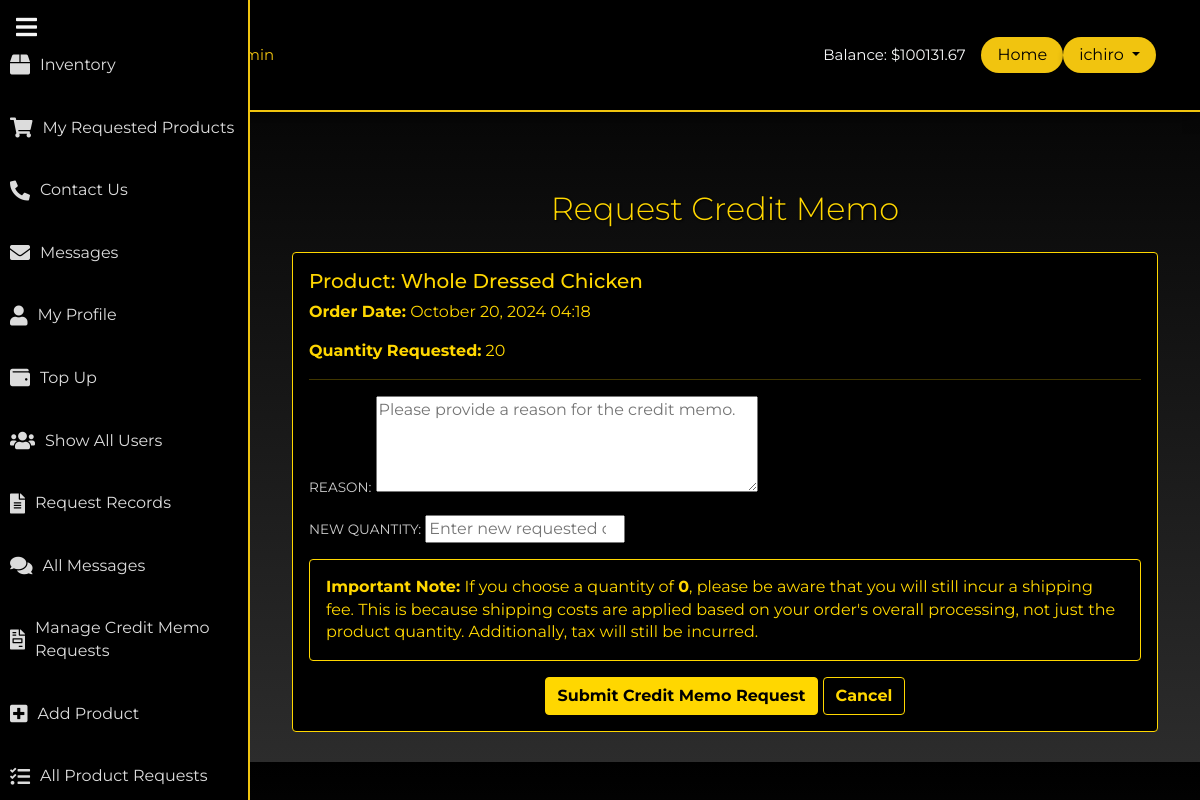
The app's page /checkout/request-credit-memo/90/ (signed in) with its own data.
### myapp/models.py (models this page shows, shortened)
class UserProfile(models.Model):
    user = models.OneToOneField(User, on_delete=models.CASCADE)
    company_name = models.CharField(max_length=255)
    full_name = models.CharField(max_length=255)
    mobile_number = models.CharField(max_length=15)
    business_title = models.CharField(max_length=255)
    balance = models.DecimalField(max_digits=10, decimal_places=2, default=0.00)

### requested_inventory/models.py (models this page shows, shortened)
class ProductRequest(models.Model):
    STATUS_CHOICES = [
        ('pending', 'Pending'),
        ('approved', 'Approved'),
        ('declined', 'Declined'),
        ('paid', 'Paid'),  # Add the 'paid' status here
    ]
    user = models.ForeignKey(User, on_delete=models.CASCADE)
    product = models.ForeignKey(Product, on_delete=models.CASCADE)  # Use the defined Product model
    quantity_requested = models.IntegerField()
    status = models.CharField(max_length=10, choices=STATUS_CHOICES, default='pending')
    created_at = models.DateTimeField(auto_now_add=True)

class Product(models.Model):
    name = models.CharField(max_length=255)
    sku = models.CharField(max_length=100, unique=True)
    description = models.TextField(blank=True, null=True)
    price = models.DecimalField(max_digits=10, decimal_places=2)
    quantity = models.IntegerField(default=0)  # Track available stock
    image = models.ImageField(upload_to='media/product_images/', blank=True, null=True)  # Updated path for image

### checkout/views.py (the view)
# urls.py: path('request-credit-memo/<int:request_id>/', views.request_credit_memo, name='request_credit_memo'),
@login_required
def request_credit_memo(request, request_id):
    product_request = get_object_or_404(ProductRequest, id=request_id)
    if request.method == 'POST':
        form = CreditMemoRequestForm(request.POST)
        if form.is_valid():
            credit_memo_request = form.save(commit=False)
            credit_memo_request.product_request = product_request
            credit_memo_request.requested_by = request.user
            credit_memo_request.save()
            messages.success(request, 'Your credit memo request has been submitted and is pending approval.')
            return redirect('receipt', product_request_id=request_id)
    else:
        form = CreditMemoRequestForm()
    return render(request, 'inventory/request_credit_memo.html', {
        'form': form,
        'product_request': product_request
    })

### checkout/forms.py
class CreditMemoRequestForm(forms.ModelForm):
    class Meta:
        model = CreditMemoRequest
        fields = ['reason', 'new_quantity']
        widgets = {
            'reason': forms.Textarea(attrs={'rows': 4, 'placeholder': 'Please provide a reason for the credit memo.'}),
            'new_quantity': forms.NumberInput(attrs={'placeholder': 'Enter new requested quantity'}),
        }

### templates/inventory/request_credit_memo.html (shortened to what this page needs)
{% extends 'users/base.html' %}
{% block content %}
<div class="container mt-5" style="color: gold;">
    <h2 class="text-center mb-4" style="color: gold; text-shadow: 1px 1px 2px black;">Request Credit Memo</h2>
    <div class="card" style="background-color: black; border: 1px solid gold;">
        <div class="card-body">
            <h5 class="card-title" style="color: gold;">Product: {{ product_request.product.name }}</h5>
            <p class="card-text"><strong>Order Date:</strong> {{ product_request.created_at|date:"F d, Y H:i" }}</p>
            <p class="card-text"><strong>Quantity Requested:</strong> {{ product_request.quantity_requested }}</p>
            <hr style="border-color: gold;">
            <form method="post" style="color: gold;">
                <div class="mb-3">
                    {{ form.as_p }}
                </div>
                <div class="alert alert-warning" role="alert" style="background-color: black; color: gold; border: 1px solid gold;">
                    <strong>Important Note:</strong> If you choose a quantity of <strong>0</strong>, please be aware that you will still incur a shipping fee. This is because shipping costs are applied based on your order's overall processing, not just the product quantity. Additionally, tax will still be incurred.
                </div>
                <div class="text-center mt-3">
                    <button type="submit" class="btn"
                            style="background-color: gold; color: black; font-weight: bold; border: 1px solid gold;">
                        Submit Credit Memo Request
                    </button>
                    <a href="{% url 'receipt' product_request.id %}" class="btn"
                       style="background-color: black; color: gold; font-weight: bold; border: 1px solid gold;">
                        Cancel
                    </a>
                </div>
            </form>
        </div>
    </div>
</div>
{% endblock %}

### templates/users/base.html (shortened to what this page needs)
<!doctype html>
{% load static %}
<html lang="en">
<head>
    <link href="https://cdn.jsdelivr.net/npm/bootstrap@5.0.0-beta3/dist/css/bootstrap.min.css" rel="stylesheet">
    <link rel="stylesheet" href="{% static 'users/css/main.css' %}" type="text/css">
    <link rel="stylesheet" href="https://cdnjs.cloudflare.com/ajax/libs/font-awesome/5.15.4/css/all.min.css">
</head>
<body>
<nav class="navbar navbar-expand-lg" id="main-navbar">
    <div class="container">
        <a class="navbar-brand" href="{% url 'home' %}">
        </a>
        <div class="collapse navbar-collapse" id="navbarNavAltMarkup">
            <div class="navbar-nav">
                {% if user.is_superuser %}
                    <a class="nav-link active" href="#">Homepage Admin</a>
                {% else %}
                    <a class="nav-link active" href="#">Homepage</a>
                {% endif %}
            </div>
            <div class="d-flex align-items-center ms-auto" id="authstyle">
                {% if user.is_authenticated %}
                    {% with user_profile=user.userprofile %}
                        <span class="text-light me-3">Balance: ${{ user_profile.balance }}</span>
                    {% endwith %}
<a href="{% url 'homepage' %}" class="btn" style="background-color: #f1c40f; color: #000000; border-radius: 30px; padding: 5px 15px; box-shadow: 0 4px 6px rgba(0, 0, 0, 0.2);">Home</a>
<div class="dropdown">
    <button class="btn dropdown-toggle" type="button" id="dropdownMenuButton" data-bs-toggle="dropdown" aria-expanded="false" style="background-color: #f1c40f; color: #000000; border-radius: 30px; padding: 5px 15px; box-shadow: 0 4px 6px rgba(0, 0, 0, 0.2);">
        {{ user.username }}
    </button>
</div>
                {% endif %}
            </div>
        </div>
    </div>
</nav>
{% if user.is_authenticated %}
<div class="sidebar" id="sidebar">
    <button class="toggle-sidebar" onclick="toggleSidebar()">
        <i class="fas fa-bars"></i>
    </button>
    <ul class="nav flex-column mt-4">
        <li class="nav-item"><a class="nav-link" href="{% url 'inventory' %}"><i class="fas fa-box"></i> <span>Inventory</span></a></li>
        <li class="nav-item"><a class="nav-link" href="{% url 'view_requested_products' %}"><i class="fas fa-shopping-cart"></i> <span>My Requested Products</span></a></li>
        <li class="nav-item"><a class="nav-link" href="{% url 'contact' %}"><i class="fas fa-phone-alt"></i> <span>Contact Us</span></a></li>
        <li class="nav-item"><a class="nav-link" href="{% url 'messages_user' %}"><i class="fas fa-envelope"></i> <span>Messages</span></a></li>
        <li class="nav-item"><a class="nav-link" href="{% url 'profile' %}"><i class="fas fa-user"></i> <span>My Profile</span></a></li>
        <li class="nav-item"><a class="nav-link" href="{% url 'cash_in' %}"><i class="fas fa-wallet"></i> <span>Top Up</span></a></li>
                {% endif %}
        {% if user.is_superuser %}
            <li class="nav-item"><a class="nav-link" href="{% url 'show_all_users' %}"><i class="fas fa-users"></i> <span>Show All Users</span></a></li>
            <li class="nav-item"><a class="nav-link" href="{% url 'admin_page' %}"><i class="fas fa-file-alt"></i> <span>Request Records</span></a></li>
            <li class="nav-item"><a class="nav-link" href="{% url 'all_messages' %}"><i class="fas fa-comments"></i> <span>All Messages</span></a></li>
            <li class="nav-item"><a class="nav-link" href="{% url 'manage_credit_memo_requests' %}"><i class="fas fa-file-invoice"></i> <span>Manage Credit Memo Requests</span></a></li>
            <li class="nav-item"><a class="nav-link" href="{% url 'add_product' %}"><i class="fas fa-plus-square"></i> <span>Add Product</span></a></li>
            <li class="nav-item"><a class="nav-link" href="{% url 'all_product_requests' %}"><i class="fas fa-tasks"></i> <span>All Product Requests</span></a></li>
        {% endif %}
    </ul>
</div>
<div class="main-content" id="main-content">
    {% block content %}{% endblock %}
</div>
</body>
</html>

### myapp/static/users/main.css (style rules this page uses)
#main-navbar { color: white; min-height: 14vh; font-size: 15px; }
#authstyle { margin-left: 17%; border-radius: 50%; }
body { margin:0; color:#6a6f8c; background-image: url('images/bg.png'); font:600 16px/18px 'Open Sans',sans-serif; }
*,:after,:before { box-sizing:border-box }
a { color:inherit;text-decoration:none }
body { font: 100% / 1.414 "Open Sans", "Roboto", arial, sans-serif; background: #e9e9e9; }
a, [type="submit"] { transition: all .25s ease-in; }
h1, h2 { font-weight: 300; color: rgba(255,255,255,1); }
label { font-size: .85rem; text-transform: uppercase; color: #ccc; }

### templates/users/base.html (style rules this page uses)
body { background: linear-gradient(to bottom, #000000, #2c2c2c); color: #f5f5f5; font-family: 'Montserrat', sans-serif; margin: 0; padding: 0; overflow-x: hidden; }
#main-navbar { background: #000000; box-shadow: 0 4px 12px rgba(0, 0, 0, 0.6); padding: 1rem 2rem; border-bottom: 2px solid #f1c40f; }
.navbar-nav .nav-link { color: #f5f5f5 !important; margin-right: 1rem; }
.navbar-nav .nav-link:hover, .navbar-nav .nav-link.active { color: #f1c40f !important; }
.sidebar { background-color: #000000; height: 100vh; width: 250px; position: fixed; top: 0; left: 0; padding-top: 10px; transition: all 0.3s; overflow-y: auto; border-right: 2px solid #f1c40f; }
.sidebar .nav-link { color: #dcdcdc; padding: 15px 10px; margin: 5px 0; border-radius: 8px; display: flex; align-items: center; font-size: 16px; transition: background 0.3s, color 0.3s; }
.sidebar .nav-link i { margin-right: 10px; font-size: 20px; }
.toggle-sidebar { position: absolute; top: 10px; left: 10px; background: none; border: none; color: #f5f5f5; font-size: 24px; cursor: pointer; transition: color 0.3s; }
.main-content { margin-left: 250px; padding: 30px; transition: margin-left 0.3s; }

### records on screen
UserProfile: balance "100131.67"
ProductRequest: product.name "Whole Dressed Chicken", created_at "October 20, 2024 04:18", quantity_requested "20"

### other values on screen
{{ user.username }} "ichiro"
